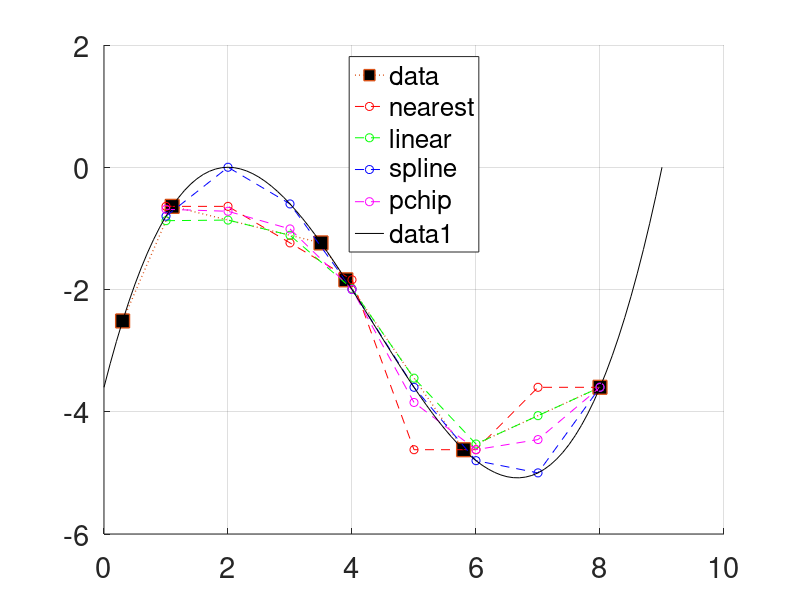
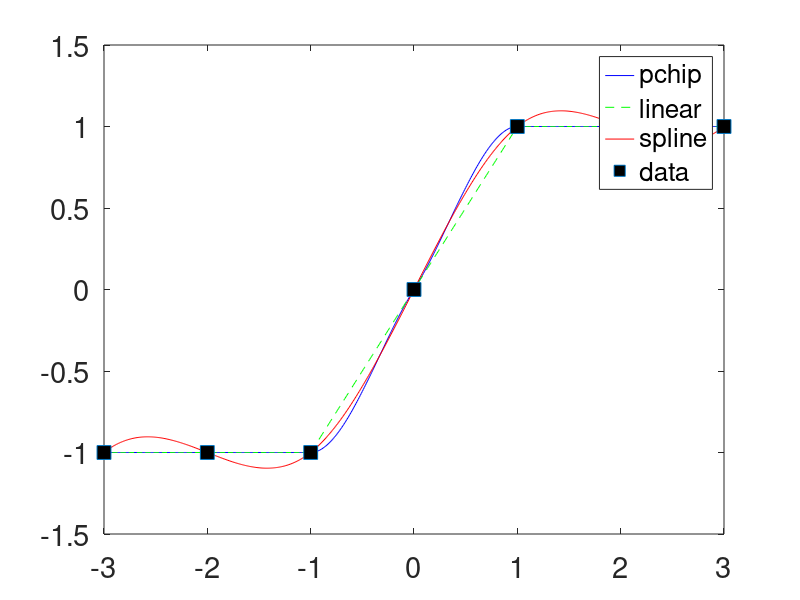
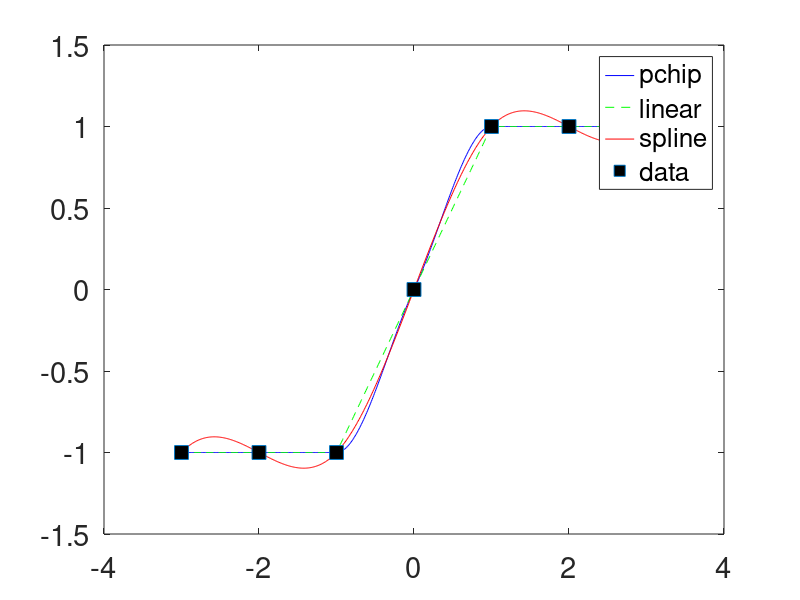

Source code (MATLAB) for these figures, in order:
%
% Code associated with interpolation worksheet
% Background for week 11 lab.
%

% preliminaries
clear all;
close all;

% set up my demo function
x=0:0.1:9;
a=0.1;
b=-0.7;
t=x-2;
y=a*t.^3+b*t.^2;

% my unevenly sampled function:  used to produce figure on worksheet
xsamp=[0.3,1.1,3.5,3.9,5.8,8.0];
ksamp=dsearchn(x',xsamp');
ysamp=y(ksamp);

%% interpolate using various interpolation options

dx=1;       % interpolation interval
x2=0:1:9;  % x-vector onto which I want to interpolate my values
y2a=interp1(xsamp,ysamp,x2,'nearest');  % use nearest neighbor interpolation
y2b=interp1(xsamp,ysamp,x2,'linear');   % use linear interpolation
y2c=interp1(xsamp,ysamp,x2,'spline');   % use spline interpolation
y2d=interp1(xsamp,ysamp,x2,'pchip');    % use piecewise cubic interpolation

% figure for in-class demo
figure(2); 
hold on; 
    set(gca,'FontSize',21);
    % plot original points
    plot(xsamp,ysamp,'s-','MarkerFaceColor','k','MarkerSize',10,'LineWidth',2)
    xlim([0 10]); ylim([-6 2]);
    pause;
    children = get(gca, 'children');
    delete(children(1));
    plot(xsamp,ysamp,'s:','MarkerFaceColor','k','MarkerSize',10,'LineWidth',1)
    grid on; 
    xlim([0 10]); ylim([-6 2]);
    pause;
    % plot nearest neighbor interpolation
    plot(x2,y2a,'ro--');
    pause;
    % plot linear interpolation
    plot(x2,y2b,'go--'); 
    pause;
    % plot spline interpolation
    plot(x2,y2c,'bo--');
    pause;
    % plot piecewise cubic -(shape preserving)- interpolation
    plot(x2,y2d,'mo--');
    pause;
    legend('data','nearest','linear','spline','pchip','location','north');
    % plot my original function
    plot(x,y,'k-');
hold off;
pause;

%% Examples with overshoots in interpolated function

% spline - smoother results, i.e. is continuous; more accurate if data
% consists of values of a smooth functions

% shape-preserving piecewise cubic interpolation
% pchip, no overshoots and less oscillation if data are not smooth

x=-3:3;
y=[-1 -1 -1 0 1 1 1];
t=-3:0.01:3;            % interpolate onto finer sampling interval 
ps=interp1(x,y,t,'spline');
pc=interp1(x,y,t,'pchip');
pl=interp1(x,y,t,'linear');

% plot original data and interpolated values
figure(3);
    plot(t,pc,'b-',t,pl,'g--',t,ps,'r',x,y,'s','MarkerFaceColor','k','MarkerSize',10);
    legend('pchip','linear','spline','data','location','best');
    set(gca,'FontSize',21);
pause;

%% Example with overshoots in interpolated and extrapolated functions

% same example as previously, just now extrapolate beyond edges of x array
% so x (original) goes from -3 to 3 but t (interpolated/extrapolated) goes from from -4 to 4
x=-3:3;
y=[-1 -1 -1 0 1 1 1];
t=-4:0.01:4;        % interpolate onto finer sampling interval and extrapolate beyond [-3, +3]
ps=interp1(x,y,t,'spline');
pc=interp1(x,y,t,'pchip');
pl=interp1(x,y,t,'linear');

% plot original data and interpolated & extrapolated values
figure(4);
    plot(t,pc,'b-',t,pl,'g--',t,ps,'r',x,y,'s','MarkerFaceColor','k','MarkerSize',10);
    legend('pchip','linear','spline','data','location','best');
    set(gca,'FontSize',21);
% ================= end demo ===============